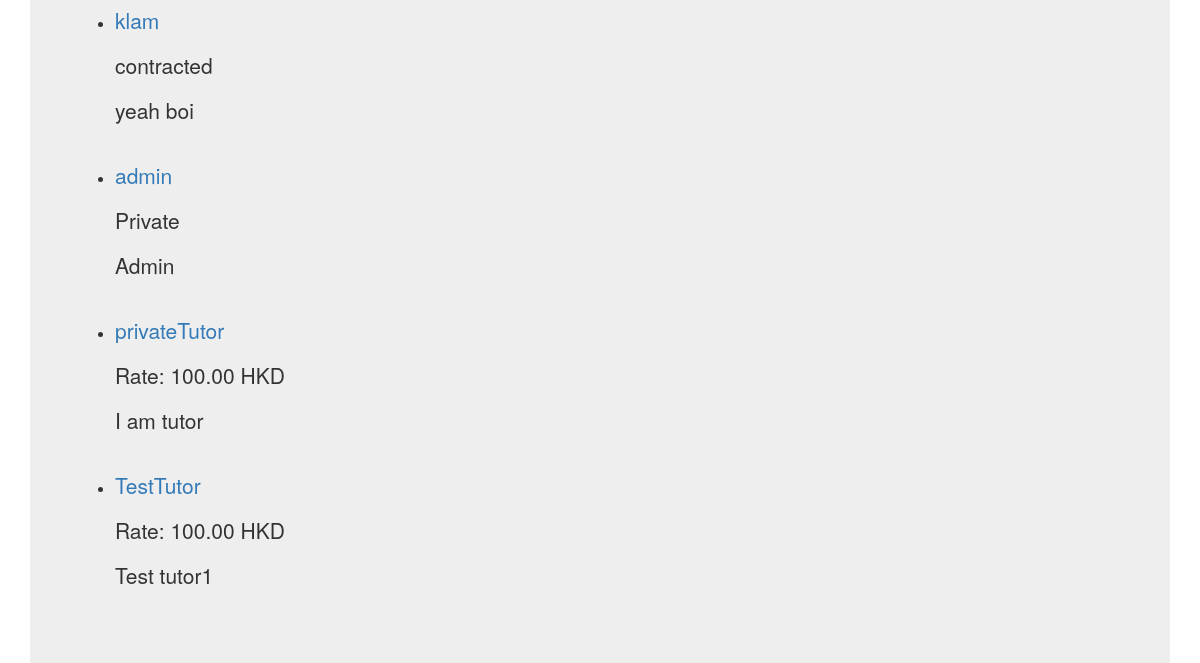
Page /tutoria/search/ (lower part) on the earlier database version.
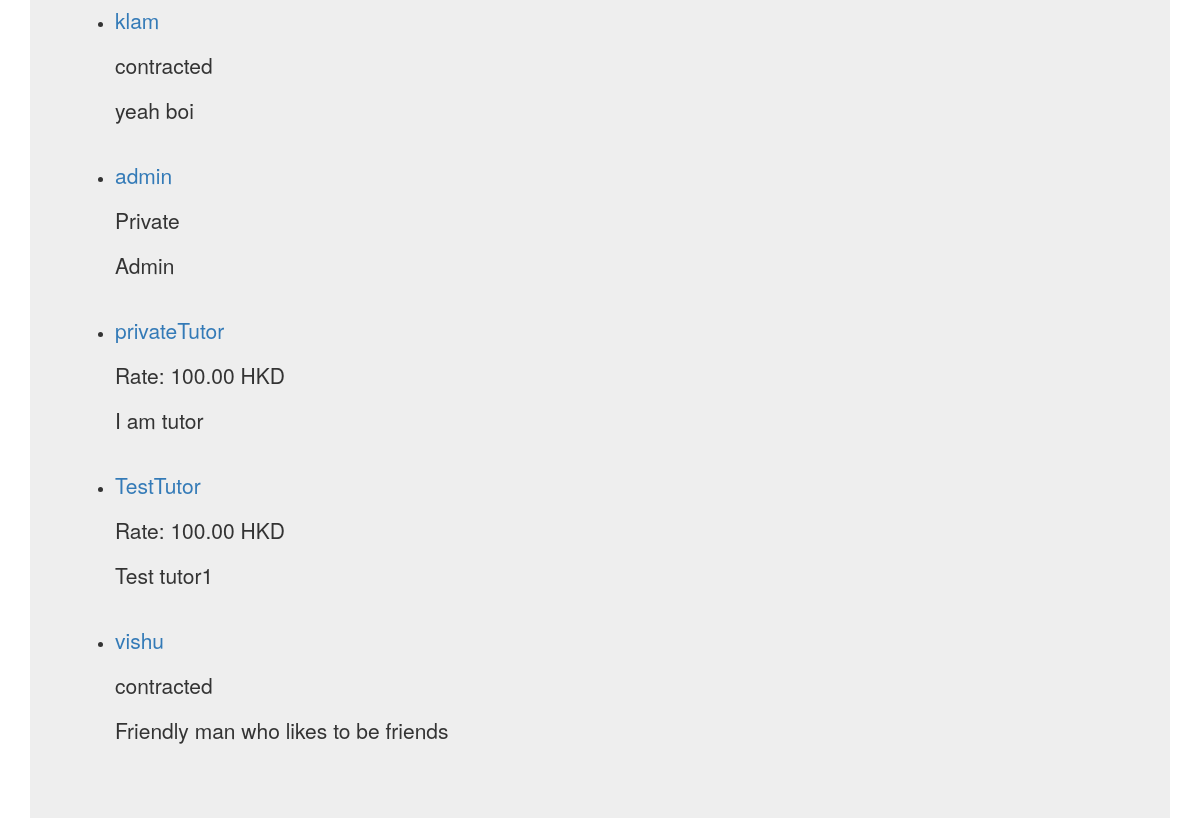
Same page on the later database version.
### tutoria/models.py (models this page shows, shortened)
class Tutor(models.Model):
    first_name = models.CharField(max_length=100, default="")
    last_name = models.CharField(max_length=100, default="")
    username = models.CharField(max_length=100)
    biography = models.CharField(max_length=10000)
    university = models.CharField(max_length=100)
    tutortype = models.CharField(max_length=10)
    isStudent = models.BooleanField(default=False)
    rate = models.DecimalField(decimal_places=2, max_digits=10, default=0)
    course = models.CharField(max_length=10, default="")
    subject = models.CharField(max_length=100, default="")

### tutoria/views.py (the view)
def search(request):
    tutors = Tutor.objects.all()
    return render(request, 'tutoria/search.html', {'tutors': tutors})

### tutoria/templates/tutoria/search.html (shortened to what this page needs)
<!doctype html>
<html lang="en">
  <head>
    {% load staticfiles %}
    <link rel="stylesheet" href="https://maxcdn.bootstrapcdn.com/bootstrap/3.3.7/css/bootstrap.min.css">
    <link rel="stylesheet" type="text/css" href="{% static 'tutoria/style.css' %}"/>
  </head>
  <body>
    <main role="main" class="container">
      <div class="jumbotron">
        <form class="form-horizontal" role="form" action="/tutoria/nameSearch/" method="post">
  <div class="row">
        </form>
        <br>
        <ul class="tutorlist">
          {% for tutor in tutors %}
            <li data-position="{{tutor.rate}}">
                  <p><a href="/tutoria/viewProfile/{{tutor.id}}">{{tutor.username}}</a></p>
                  <p>{% if tutor.tutortype == "private" %}Rate: {{tutor.rate}} HKD {% else %} {{tutor.tutortype}} {% endif %} </p>
                  <p>{{tutor.biography}}</p>
                  <br>
            </li>
          {% endfor %}
        </ul>
      </div>
    </main>
  </body>
</html>

Differences in the rows shown:
added Tutor: username "vishu", tutortype "contracted", biography "Friendly man who likes to be friends"
